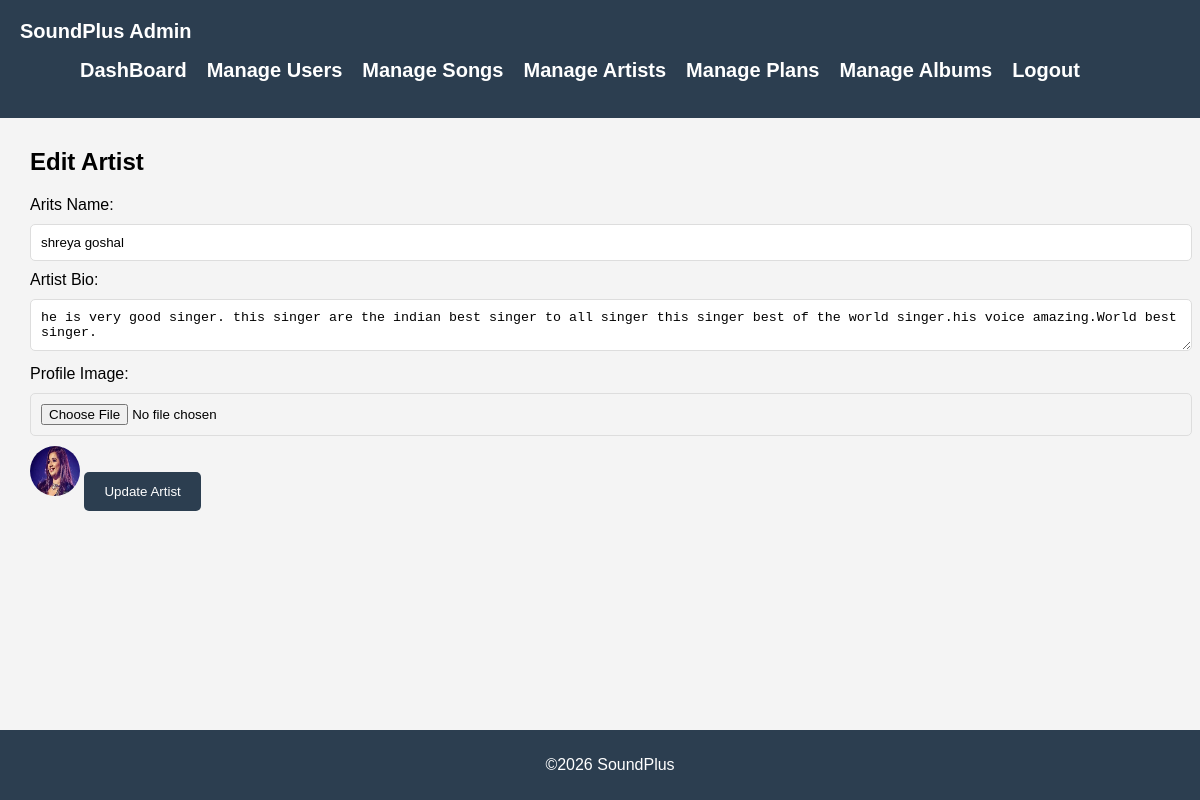
/admin/pages/edit_artist.php?artist_id=13 (signed in), run on the app's committed database.
### tables this page shows
CREATE TABLE IF NOT EXISTS `artists` (
  `artist_id` int(11) NOT NULL AUTO_INCREMENT,
  `name` varchar(100) NOT NULL,
  `profile_picture` varchar(255) DEFAULT NULL,
  `bio` text,
  `created_at` timestamp NULL DEFAULT CURRENT_TIMESTAMP,
  PRIMARY KEY (`artist_id`)
);

### admin/pages/edit_artist.php (the view, shortened to what this page needs)
<?php
include('../includes/admin_header.php');
include('../includes/admin_db_connect.php');
if(isset($_GET['artist_id'])){
    $artist_id=intval($_GET['artist_id']);
    $query="SELECT * FROM artists WHERE artist_id=?";
    $stmt=$conn->prepare($query);
    $stmt->bind_param("i",$artist_id);
    $stmt->execute();
    $result=$stmt->get_result();
    $artist=$result->fetch_assoc();
}
else{
    header('Location: manage_artists.php');
    exit();
}
?>
<!DOCTYPE html>
<html lang="en">
<head>
</head>
<body>
    <div class="container">
        <h2>Edit Artist</h2>
        <form action="" method="POST" enctype="multipart/form-data">
          <label for="name">Arits Name:</label>
          <input type="text" name="name" id="name" value="<?php echo htmlspecialchars($artist['name']); ?>" required>
          <label for="bio">Artist Bio:</label>
          <textarea name="bio" id="bio0" cols="4" required><?php echo htmlspecialchars($artist['bio']); ?></textarea>
          <label for="profile_picture">Profile Image:</label>
          <input type="file" name="profile_picture" id="profile_picture">
          <img src="../assets/images/artist_profiles/<?php echo $artist['profile_picture']; ?>" alt="Current Profile Image"
          style="width:50px; height:50px; border-radius: 50%;">
          <button type="submit">Update Artist</button>
        </form>
    </div>
</body>
</html>
<?php include('../includes/admin_footer.php'); ?>

### admin/css/admin.css (style rules this page uses)
body { font-family: Arial, sans-serif; background-color: #f4f4f4; margin: 0; padding: 0; }
.container { margin: 30px; }
form input, form select, form textarea { width: 100%; padding: 10px; margin: 10px 0; border: 1px solid #ddd; border-radius: 5px; }
form button { background-color: #2c3e50; color: #fff; padding: 12px 20px; border: none; border-radius: 5px; cursor: pointer; }

### data on the page
artists: name "shreya goshal", bio "he is very good singer. this singer are the indian best singer to all singer this singer best of the world singer.his voice amazing.World best singer.", profile_picture (picture)
